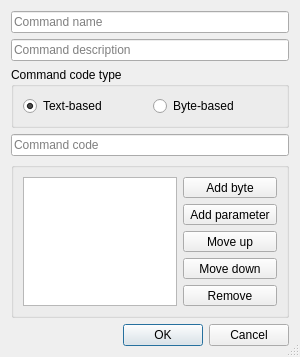
<?xml version="1.0" encoding="UTF-8"?>
<ui version="4.0">
 <class>BTSerialNewCommandDialog</class>
 <widget class="QDialog" name="BTSerialNewCommandDialog">
  <property name="geometry">
   <rect>
    <x>0</x>
    <y>0</y>
    <width>300</width>
    <height>322</height>
   </rect>
  </property>
  <property name="windowTitle">
   <string>Dialog</string>
  </property>
  <property name="locale">
   <locale language="English" country="UnitedStates"/>
  </property>
  <property name="sizeGripEnabled">
   <bool>true</bool>
  </property>
  <layout class="QVBoxLayout" name="verticalLayout_2">
   <item>
    <widget class="QLineEdit" name="lineEditName">
     <property name="sizePolicy">
      <sizepolicy hsizetype="Preferred" vsizetype="Fixed">
       <horstretch>0</horstretch>
       <verstretch>0</verstretch>
      </sizepolicy>
     </property>
     <property name="locale">
      <locale language="English" country="UnitedStates"/>
     </property>
     <property name="inputMask">
      <string notr="true"/>
     </property>
     <property name="text">
      <string notr="true"/>
     </property>
     <property name="maxLength">
      <number>63</number>
     </property>
     <property name="frame">
      <bool>true</bool>
     </property>
     <property name="echoMode">
      <enum>QLineEdit::Normal</enum>
     </property>
     <property name="placeholderText">
      <string>Command name</string>
     </property>
     <property name="clearButtonEnabled">
      <bool>false</bool>
     </property>
    </widget>
   </item>
   <item>
    <widget class="QLineEdit" name="lineEditDescription">
     <property name="sizePolicy">
      <sizepolicy hsizetype="Preferred" vsizetype="Fixed">
       <horstretch>0</horstretch>
       <verstretch>0</verstretch>
      </sizepolicy>
     </property>
     <property name="locale">
      <locale language="English" country="UnitedStates"/>
     </property>
     <property name="maxLength">
      <number>255</number>
     </property>
     <property name="placeholderText">
      <string>Command description</string>
     </property>
    </widget>
   </item>
   <item>
    <widget class="QGroupBox" name="groupBoxCommandType">
     <property name="sizePolicy">
      <sizepolicy hsizetype="Preferred" vsizetype="Maximum">
       <horstretch>0</horstretch>
       <verstretch>0</verstretch>
      </sizepolicy>
     </property>
     <property name="autoFillBackground">
      <bool>false</bool>
     </property>
     <property name="locale">
      <locale language="English" country="UnitedStates"/>
     </property>
     <property name="title">
      <string>Command code type</string>
     </property>
     <property name="flat">
      <bool>false</bool>
     </property>
     <property name="checkable">
      <bool>false</bool>
     </property>
     <layout class="QHBoxLayout" name="horizontalLayout">
      <item>
       <widget class="QRadioButton" name="radioButtonText">
        <property name="locale">
         <locale language="English" country="UnitedStates"/>
        </property>
        <property name="text">
         <string>Text-based</string>
        </property>
        <property name="checked">
         <bool>true</bool>
        </property>
       </widget>
      </item>
      <item>
       <widget class="QRadioButton" name="radioButtonByte">
        <property name="locale">
         <locale language="English" country="UnitedStates"/>
        </property>
        <property name="text">
         <string>Byte-based</string>
        </property>
       </widget>
      </item>
     </layout>
     <zorder>radioButtonByte</zorder>
     <zorder>radioButtonText</zorder>
    </widget>
   </item>
   <item>
    <widget class="QLineEdit" name="lineEditCodeString">
     <property name="sizePolicy">
      <sizepolicy hsizetype="Preferred" vsizetype="Fixed">
       <horstretch>0</horstretch>
       <verstretch>0</verstretch>
      </sizepolicy>
     </property>
     <property name="placeholderText">
      <string>Command code</string>
     </property>
    </widget>
   </item>
   <item>
    <widget class="QGroupBox" name="groupBoxCommandBytes">
     <property name="sizePolicy">
      <sizepolicy hsizetype="Preferred" vsizetype="Maximum">
       <horstretch>0</horstretch>
       <verstretch>0</verstretch>
      </sizepolicy>
     </property>
     <property name="locale">
      <locale language="English" country="UnitedStates"/>
     </property>
     <property name="title">
      <string/>
     </property>
     <property name="alignment">
      <set>Qt::AlignCenter</set>
     </property>
     <layout class="QHBoxLayout" name="horizontalLayout_3">
      <item>
       <widget class="QListWidget" name="listWidgetBytes">
        <property name="enabled">
         <bool>true</bool>
        </property>
        <property name="sizePolicy">
         <sizepolicy hsizetype="Expanding" vsizetype="Maximum">
          <horstretch>0</horstretch>
          <verstretch>0</verstretch>
         </sizepolicy>
        </property>
        <property name="locale">
         <locale language="English" country="UnitedStates"/>
        </property>
        <property name="frameShape">
         <enum>QFrame::StyledPanel</enum>
        </property>
        <property name="editTriggers">
         <set>QAbstractItemView::NoEditTriggers</set>
        </property>
        <property name="showDropIndicator" stdset="0">
         <bool>false</bool>
        </property>
       </widget>
      </item>
      <item>
       <layout class="QVBoxLayout" name="verticalLayout">
        <item>
         <widget class="QToolButton" name="toolButtonAddByte">
          <property name="sizePolicy">
           <sizepolicy hsizetype="Minimum" vsizetype="Fixed">
            <horstretch>0</horstretch>
            <verstretch>0</verstretch>
           </sizepolicy>
          </property>
          <property name="locale">
           <locale language="English" country="UnitedStates"/>
          </property>
          <property name="text">
           <string>Add byte</string>
          </property>
          <property name="toolButtonStyle">
           <enum>Qt::ToolButtonTextOnly</enum>
          </property>
         </widget>
        </item>
        <item>
         <widget class="QToolButton" name="toolButtonAddParam">
          <property name="sizePolicy">
           <sizepolicy hsizetype="Minimum" vsizetype="Fixed">
            <horstretch>0</horstretch>
            <verstretch>0</verstretch>
           </sizepolicy>
          </property>
          <property name="locale">
           <locale language="English" country="UnitedStates"/>
          </property>
          <property name="text">
           <string>Add parameter</string>
          </property>
          <property name="toolButtonStyle">
           <enum>Qt::ToolButtonTextOnly</enum>
          </property>
         </widget>
        </item>
        <item>
         <widget class="QToolButton" name="toolButtonMoveUp">
          <property name="sizePolicy">
           <sizepolicy hsizetype="Minimum" vsizetype="Fixed">
            <horstretch>0</horstretch>
            <verstretch>0</verstretch>
           </sizepolicy>
          </property>
          <property name="locale">
           <locale language="English" country="UnitedStates"/>
          </property>
          <property name="text">
           <string>Move up</string>
          </property>
          <property name="toolButtonStyle">
           <enum>Qt::ToolButtonTextOnly</enum>
          </property>
         </widget>
        </item>
        <item>
         <widget class="QToolButton" name="toolButtonMoveDown">
          <property name="sizePolicy">
           <sizepolicy hsizetype="Minimum" vsizetype="Fixed">
            <horstretch>0</horstretch>
            <verstretch>0</verstretch>
           </sizepolicy>
          </property>
          <property name="locale">
           <locale language="English" country="UnitedStates"/>
          </property>
          <property name="text">
           <string>Move down</string>
          </property>
          <property name="toolButtonStyle">
           <enum>Qt::ToolButtonTextOnly</enum>
          </property>
         </widget>
        </item>
        <item>
         <widget class="QToolButton" name="toolButtonRemove">
          <property name="sizePolicy">
           <sizepolicy hsizetype="Minimum" vsizetype="Fixed">
            <horstretch>0</horstretch>
            <verstretch>0</verstretch>
           </sizepolicy>
          </property>
          <property name="locale">
           <locale language="English" country="UnitedStates"/>
          </property>
          <property name="text">
           <string>Remove</string>
          </property>
          <property name="checkable">
           <bool>false</bool>
          </property>
          <property name="toolButtonStyle">
           <enum>Qt::ToolButtonTextOnly</enum>
          </property>
         </widget>
        </item>
       </layout>
      </item>
     </layout>
    </widget>
   </item>
   <item>
    <widget class="QDialogButtonBox" name="buttonBox">
     <property name="sizePolicy">
      <sizepolicy hsizetype="Preferred" vsizetype="Fixed">
       <horstretch>0</horstretch>
       <verstretch>0</verstretch>
      </sizepolicy>
     </property>
     <property name="orientation">
      <enum>Qt::Horizontal</enum>
     </property>
     <property name="standardButtons">
      <set>QDialogButtonBox::Cancel|QDialogButtonBox::Ok</set>
     </property>
    </widget>
   </item>
  </layout>
  <zorder>buttonBox</zorder>
  <zorder>groupBoxCommandType</zorder>
  <zorder>lineEditCodeString</zorder>
  <zorder>lineEditName</zorder>
  <zorder>lineEditDescription</zorder>
  <zorder>groupBoxCommandBytes</zorder>
 </widget>
 <resources/>
 <connections>
  <connection>
   <sender>buttonBox</sender>
   <signal>accepted()</signal>
   <receiver>BTSerialNewCommandDialog</receiver>
   <slot>accept()</slot>
   <hints>
    <hint type="sourcelabel">
     <x>164</x>
     <y>332</y>
    </hint>
    <hint type="destinationlabel">
     <x>157</x>
     <y>274</y>
    </hint>
   </hints>
  </connection>
  <connection>
   <sender>buttonBox</sender>
   <signal>rejected()</signal>
   <receiver>BTSerialNewCommandDialog</receiver>
   <slot>reject()</slot>
   <hints>
    <hint type="sourcelabel">
     <x>164</x>
     <y>338</y>
    </hint>
    <hint type="destinationlabel">
     <x>286</x>
     <y>274</y>
    </hint>
   </hints>
  </connection>
 </connections>
</ui>
